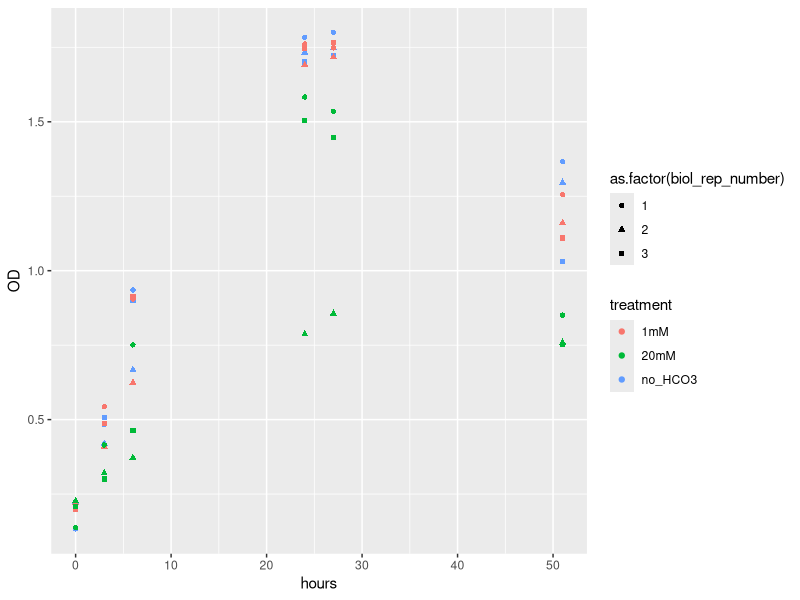

The R source for this figure:
## ---- chunk 1
## Here follows script and figures for the analysis of growth curve data from 2021_03_31 where 
## I grew pshB2 H. modesticaldum mutant phototrophically in  medium PYE + 20uM FeSO4 under different NaHCO3-
## treatments. No HCO3-, 1mM and 20mM. Biological triplicates were used for each treatment.
## ---- chunk 2
##code to open and access datafile
## make excel datasheet into R Dataframe, do you have all packages required?
library(tidyverse)
##readxl is part of tidyverse, but when you load tidyverse after installation it doesnt add readxl by default
library(readxl)
##your data was preloaded in the Rproject directory, so then use read_excel fucntion to retrieve the data
HCO3_pshB2 <- read_excel("2021_03_31_pshB2_HCO3.xlsx")
##Make your first graph for fun
ggplot(data = HCO3_pshB2, aes(x = hours, y = OD, colour = treatment, shape = as.factor(biol_rep_number))) +
  geom_point()
##next up is testing for statistically significant differences between treatments. 
##For this we will compare treatments vs mean OD (at each timepoint as mean of all 3 biological reps). 
##Will have to do a refresh on hypothesis testing approaches.
